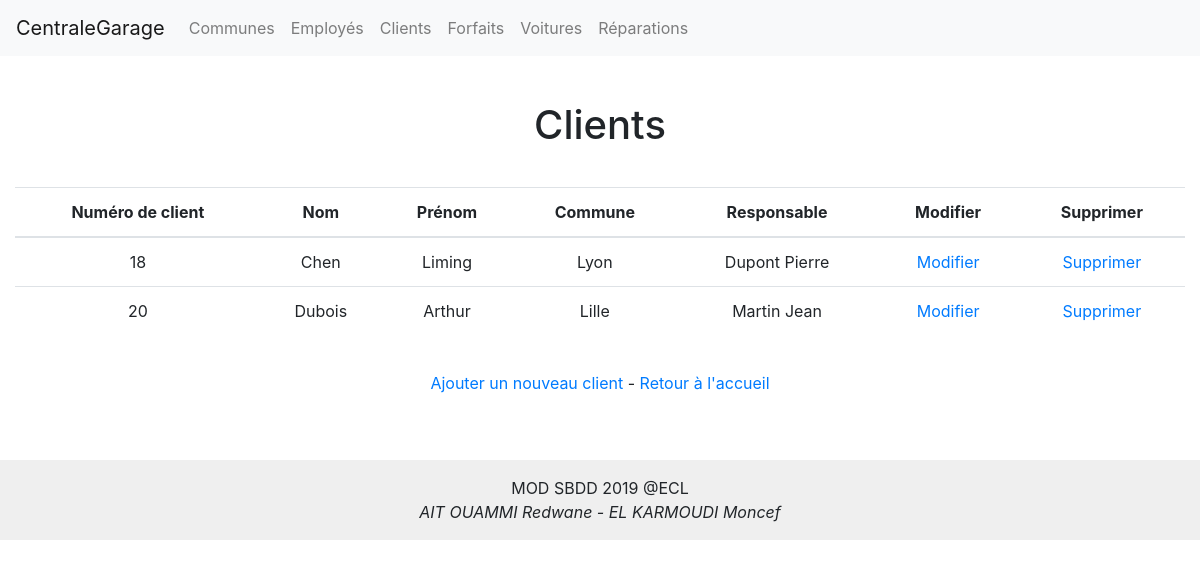
The app's page /index.php?entity=client with its own data.
### tables this page shows
CREATE TABLE `client` (
  `idclient` int(11) NOT NULL,
  `nom` varchar(45) NOT NULL,
  `prenom` varchar(45) NOT NULL,
  `commune` int(11) NOT NULL,
  `responsable` int(11) NOT NULL
);

CREATE TABLE `commune` (
  `idcommune` int(11) NOT NULL,
  `nom` varchar(45) NOT NULL,
  `nbclients` int(11) NOT NULL DEFAULT '0'
);

CREATE TABLE `employe` (
  `idemploye` int(11) NOT NULL,
  `nom` varchar(45) NOT NULL,
  `prenom` varchar(45) NOT NULL,
  `nbreparations` int(11) NOT NULL DEFAULT '0'
);

### controller/controllerClient.php (called while the page is built, shortened)
<?php
function listClients()
{
    $clients = getClients();
    require('view/client/listClientsView.php');
}
?>

### model/modelClient.php (called while the page is built, shortened)
<?php
function getClients()
{
    $db = dbConnect();
    $req = $db->query('SELECT c.idclient AS idclient, c.nom AS nom, c.prenom AS prenom, c.commune AS commune,
                    c.responsable AS responsable, com.nom AS nomcommune, e.nom AS nomresponsable, e.prenom AS prenomresponsable
                    FROM client c INNER JOIN commune com ON c.commune = com.idcommune
                    INNER JOIN employe e ON c.responsable = e.idemploye');
    return $req;
}
?>

### view/client/listClientsView.php (the view, shortened to what this page needs)
<?php require('view/header.php'); ?>
<h1>Clients</h1>
<section>
	<table class="table">
		<thead>
			<tr>
				<th>Numéro de client</th>
				<th>Nom</th>
				<th>Prénom</th>
				<th>Commune</th>
				<th>Responsable</th>
				<th>Modifier</th>
				<th>Supprimer</th>
			</tr>
		</thead>
		<?php
		while ($client = $clients->fetch())
		{
		?>
			<tr>
				<td><?php echo $client['idclient']; ?></td>
				<td><?php echo htmlspecialchars($client['nom']); ?></td>
				<td><?php echo htmlspecialchars($client['prenom']); ?></td>
				<td><?php echo htmlspecialchars($client['nomcommune']); ?></td>
				<td><?php echo htmlspecialchars($client['nomresponsable']) . ' ' . htmlspecialchars($client['prenomresponsable']); ?></td>
				<td><a href="index.php?entity=client&amp;action=updateClientForm&amp;id=<?php echo $client['idclient']; ?>">Modifier</a></td>
				<td><a href="index.php?entity=client&amp;action=deleteClient&amp;id=<?php echo $client['idclient']; ?>" onclick="return confirm('Etes-vous sûr ?');">Supprimer</a></td>
			</tr>
		<?php
		}
		?>
	</table>
	<div style="padding: 20px">
		<a href="index.php?entity=client&amp;action=createClientForm">Ajouter un nouveau client</a>
		<span> - </span>
		<a href="index.php">Retour à l'accueil</a>
	</div>
</section>
<?php require('view/footer.php'); ?>

### index.php (shortened to what this page needs)
<?php
try {
	if (isset($_GET['consulter'])) {
		require('router/routerConsulter.php');
	}
	elseif (isset($_GET['entity'])) {
		if ($_GET['entity'] == 'commune') {
			require('router/routerCommune.php');
        }
        elseif ($_GET['entity'] == 'employe') {
			require('router/routerEmploye.php');
        }
        elseif ($_GET['entity'] == 'client') {
			require('router/routerClient.php');
        }
        elseif ($_GET['entity'] == 'voiture') {
			require('router/routerVoiture.php');
        }
        elseif ($_GET['entity'] == 'reparation') {
			require('router/routerReparation.php');
        }
        elseif ($_GET['entity'] == 'forfait') {
			require('router/routerForfait.php');
		}
	}
	else {
		home();
	}
}
catch (Exception $e) {
    $errorMessage = $e->getMessage();
    require('view/errorView.php');
}
?>

### router/routerClient.php
<?php
if (isset($_GET['action'])) {
	if ($_GET['action'] == 'listClients') {
		listClients();
	}
	elseif ($_GET['action'] == 'createClientForm') {
		createClientForm();
	}
	elseif ($_GET['action'] == 'createClient') {
		if (!empty($_POST['nom']) && !empty($_POST['prenom']) && !empty($_POST['commune']) && !empty($_POST['responsable'])) {
			createClient($_POST['nom'], $_POST['prenom'], (int) $_POST['commune'], (int) $_POST['responsable']);
		}
		else {
			echo 'Erreur : tous les champs ne sont pas remplis !';
		}
	}
	elseif ($_GET['action'] == 'updateClientForm') {
		if (!empty($_GET['id'])) {
			updateClientForm((int) $_GET['id']);
		}
		else {
			echo 'Erreur : aucun identifiant de client envoyé';
		}
	}
	elseif ($_GET['action'] == 'updateClient') {
		if (!empty($_POST['nom']) && !empty($_POST['prenom']) && !empty($_POST['commune']) && !empty($_POST['responsable']) && !empty($_POST['idclient'])) {
			updateClient($_POST['nom'], $_POST['prenom'], (int) $_POST['commune'], (int) $_POST['responsable'], (int) $_POST['idclient']);
		}
		else {
			echo 'Erreur : tous les champs ne sont pas remplis !';
		}
	}
	elseif ($_GET['action'] == 'deleteClient') {
		if (!empty($_GET['id'])) {
			deleteClient($_GET['id']);
		}
		else {
			echo 'Erreur : aucun identifiant de client envoyé';
		}
	}
}
else {
	listClients();
}
?>

### view/header.php (shortened to what this page needs)
<!DOCTYPE html>
<html>
    <head>
        <link rel="stylesheet" href="https://stackpath.bootstrapcdn.com/bootstrap/4.3.1/css/bootstrap.min.css">
        <link rel="stylesheet" href="public/style.css">
    </head>
    <body>
        <header>
            <nav class="navbar navbar-expand-lg navbar-light bg-light">
                <a class="navbar-brand" href="index.php">CentraleGarage</a>
                <div class="collapse navbar-collapse" id="navbarSupportedContent">
                    <ul class="navbar-nav mr-auto">
                    <li class="nav-item">
                        <a class="nav-link" href="index.php?entity=commune">Communes</a>
                    </li>
                    <li class="nav-item">
                        <a class="nav-link" href="index.php?entity=employe">Employés</a>
                    </li>
                    <li class="nav-item">
                        <a class="nav-link" href="index.php?entity=client">Clients</a>
                    </li>
                    <li class="nav-item">
                        <a class="nav-link" href="index.php?entity=forfait">Forfaits</a>
                    </li>
                    <li class="nav-item">
                        <a class="nav-link" href="index.php?entity=voiture">Voitures</a>
                    </li>
                    <li class="nav-item">
                        <a class="nav-link" href="index.php?entity=reparation">Réparations</a>
                    </li>
                </div>
            </nav>
        </header>

### view/footer.php
        <footer>MOD SBDD 2019 @ECL<br /><i>AIT OUAMMI Redwane - EL KARMOUDI Moncef</i></footer>
    </body>
</html>

### public/style.css (style rules this page uses)
body { text-align: center; }
table { margin: 0px auto; }
h1, h2 { padding: 15px; }
section { padding: 15px; }
header { margin-bottom: 30px; }
footer { right: 0; bottom: 0; left: 0; margin-top: 30px; padding: 1rem; background-color: #efefef; text-align: center; }

### records on screen
client: idclient "18", nom "Chen", prenom "Liming", commune.nom "Lyon", responsable.nom "Dupont", responsable.prenom "Pierre"
client: idclient "20", nom "Dubois", prenom "Arthur", commune.nom "Lille", responsable.nom "Martin", responsable.prenom "Jean"
